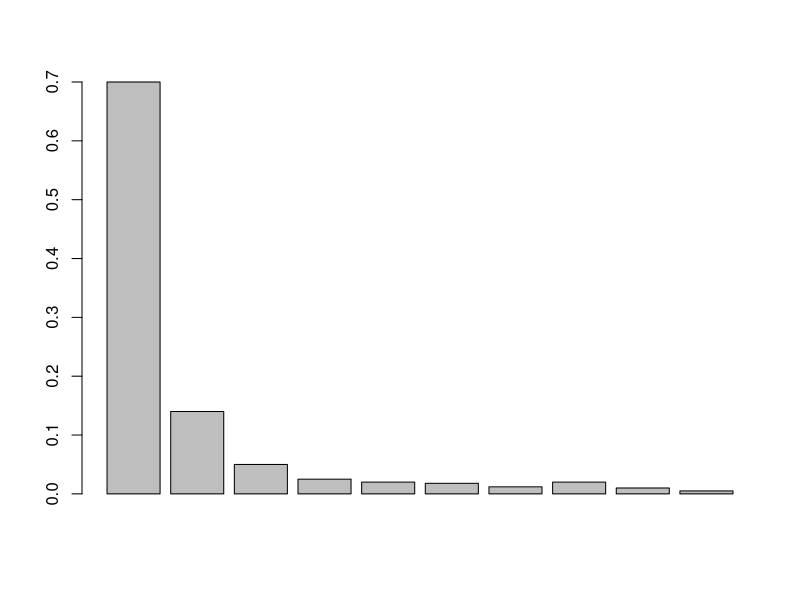
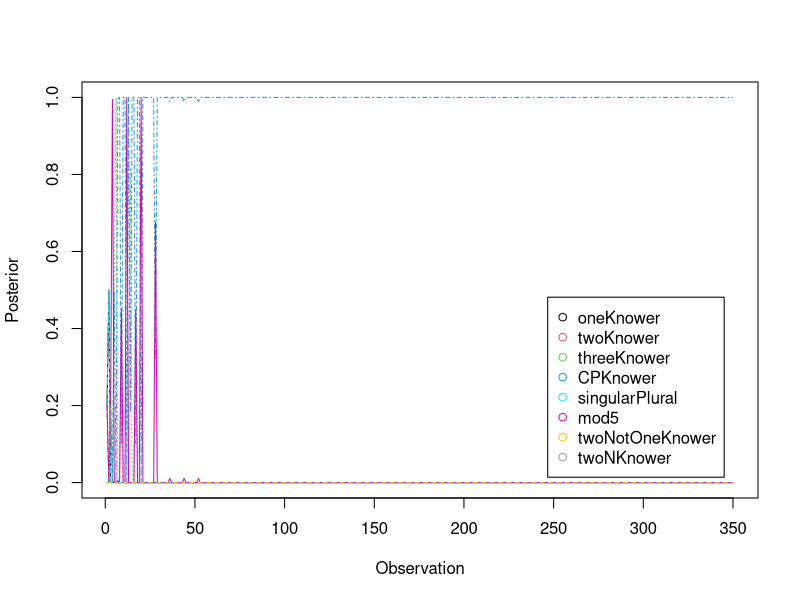

Write R code to recreate these figures, in order.
## ---- chunk 1
library(matrixStats)
## ---- chunk 2
words <- c('one',
           'two',
           'three',
           'four',
           'five',
           'six',
           'seven',
           'eight',
           'nine',
           'ten')

setA <- c('a', 'b', 'c', 'd', 'e')
setB <- c('a', 'b', 'c')
## ---- chunk 3
singleton <- function(X)     length(X)==1
doubleton <- function(X)     length(X)==2
tripleton <- function(X)     length(X)==3

set.difference <- function(X,Y) setdiff(X,Y)
union.f        <- function(X,Y) union(X,Y)
intersection.f <- function(X,Y) intersect(X,Y)
select.f       <- function(X)   X[1]

and.f     <- function(P,Q)   P & Q
or.f      <- function(P,Q)   P || Q
not.f     <- function(P)     ! Q
if.f      <- function(P,X,Y) ifelse(P,X,Y)

next.f    <- function(W)     words[match(W, words)+1]
prev.f    <- function(W)     words[match(W, words)-1]

equal.word <- function(W,V)  W==V
## ---- chunk 4
oneKnower <- function(S){
  return(if.f(
    singleton(S),
    'one',
    'na'
  ))
}
## ---- chunk 5
twoKnower <- function(S){
  return(if.f(
    singleton(S),
    'one',
    if.f(
      doubleton(S),
      'two',
      'na'
    )
  ))
}
## ---- chunk 6
threeKnower <- function(S){
  return(if.f(
    singleton(S),
    'one',
    if.f(
      doubleton(S),
      'two',
      if.f(
        tripleton(S),
        'three',
        'na'
      )
    )
  ))
}
## ---- chunk 7
CPKnower <- function(S){
  return(if.f(
    singleton(S),
    'one',
    next.f(
      CPKnower(
        set.difference(
          S,
          select.f(S)
        )
      )
    )
  ))
}
## ---- chunk 8
singularPlural <- function(S){
  return(if.f(
    singleton(S),
    'one',
    'two'
  ))
}
## ---- chunk 9
mod5 <- function(S){
  return(
    if.f(
      or.f(
        singleton(S),
        equal.word(
          mod5(
            set.difference(
              S,
              select.f(S)
            )
          ),
          'four'
        )
      ),
      'one',
      next.f(
        mod5(
          set.difference(
            S,
            select.f(S)
          )
        )
      )
    )
  )
}
# This one is kind of complicated, so just to convince you that it works as expected:
unlist(lapply(1:10,function(n){mod5(c(1:n))}))
## ---- chunk 10
twoNotOneKnower <- function(S){
  return(if.f(
    doubleton(S), 
    'two', 
    'na'
  ))
}
## ---- chunk 11
twoNKnower <- function(S){
  if (length(S)<=5){
    return(if.f(
      singleton(S),
      'one',
      next.f(next.f(
        twoNKnower(
          set.difference(
            S,
            select.f(S)
          )
        )
      ))
    ))
  } else{
    return(words[length(words)])
  }
}

## ---- chunk 12
LoTs <-
  c(oneKnower,
    twoKnower,
    threeKnower,
    CPKnower,
    singularPlural,
    mod5,
    twoNotOneKnower,
    twoNKnower
  )
names(LoTs) <-
  c('oneKnower',
    'twoKnower',
    'threeKnower',
    'CPKnower',
    'singularPlural',
    'mod5',
    'twoNotOneKnower',
    'twoNKnower'
  )
## ---- chunk 13
print(oneKnower(setA))
print(oneKnower(setB))
## ---- chunk 14
word.to.p <-
  function(proposed.word,
           literal.word,
           alpha = 0.95) {
    # equation 5 in the paper
    if (literal.word == 'na') {
      return(1 / length(words))
    } else if (literal.word == proposed.word) {
      alpha + (1 - alpha) * (1 / length(words))
    } else {
      (1 - alpha) * (1 / length(words))
    }
}


likelihood.f <-
  function(LoT,
           set.to.evaluate,
           alpha = 0.7) {
    word <- LoT(set.to.evaluate)
    list.p <- unlist(lapply(
      words,
      word.to.p,
      literal.word = word,
      alpha = alpha
    ))
    names(list.p) <- words
    return(list.p)
  }
## ---- chunk 15
lapply(
  LoTs,
  likelihood.f,
  set.to.evaluate = setA,
  alpha = 0.9
)
## ---- chunk 16
alpha <- 3
# I am adding 2 for L, the recursion
n.operators.used <- c(2, 4, 6, 6+2, 2, 9+2*2, 2, 6+2)
names(n.operators.used) <- names(LoTs)
unnorm.softmax <- exp(alpha*-n.operators.used)
priors <- c(unnorm.softmax) / sum(unnorm.softmax)
priors
## ---- chunk 17
n.elements.to.set <- function(n.elements){
  return(sample(c('a','b','c','d','e','f','g','h','i','j'))[1:n.elements])
}
## ---- chunk 18
probs <- c(0.7, 0.14, 0.05, 0.025, 0.02, 0.018, 0.012, 0.02, 0.01, 0.005)
# print(1-sum(probs))
barplot(probs)
## ---- chunk 19
n.observations <- 350
set.sizes <- sample(
  10, 
  n.observations, 
  replace = TRUE, 
  prob=probs
)
## ---- chunk 20
observed.sets <- lapply(set.sizes, n.elements.to.set)
## ---- chunk 21
true.words <- unlist(lapply(observed.sets, CPKnower))
## ---- chunk 22
proposed.words <- data.frame(row.names = c(1:n.observations))
for (lot.name in names(LoTs)){
  new.words <- unlist(lapply(observed.sets, LoTs[[lot.name]]))
  proposed.words[[lot.name]] <- new.words
}
## ---- chunk 23
loglikelihoods <- data.frame(row.names=c(1:n.observations))
for (i in colnames(proposed.words)){
  # print(proposed.words[i])
  p.lot <-
    mapply(word.to.p,
           c(proposed.words[[i]]),
           true.words)
  loglikelihoods[i] <- log(p.lot)
}

tail(loglikelihoods)
## ---- chunk 24
cumulative.loglikelihood <- as.matrix(sapply(loglikelihoods, cumsum))

unnormalized.cumulative.logposterior <- 
  cumulative.loglikelihood +
  log(priors)
## ---- chunk 25
posterior <- exp(
  unnormalized.cumulative.logposterior - 
  matrixStats::rowLogSumExps(unnormalized.cumulative.logposterior)
)

head(posterior)
## ---- chunk 26
posterior <- as.data.frame(posterior)
matplot(
  rownames(posterior),
  posterior,
  type = 'l',
  xlab = 'Observation',
  ylab = 'Posterior',
  col = 1:ncol(posterior)
)
legend(
  'bottomright',
  inset = .05,
  legend = colnames(posterior),
  pch = 1,
  col = 1:ncol(posterior)
)

